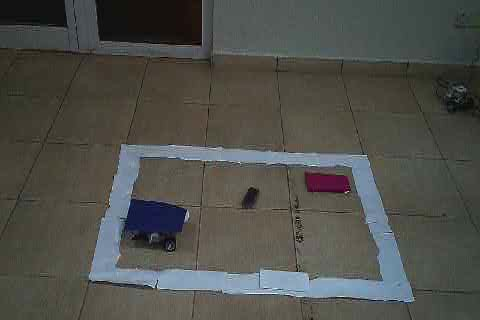
#> input picture image2.JPG, 480 x 320 px
$ python color_detect.py   (older library calls are emulated)
#> lines starting #> are read from the running program, lines starting #| are printed output that depends on the picture; after the words box and inside, x2 and y2 are one past the last pixel; in counts of white or black regions, pixels touching at a corner belong together
import cv2
import imutils
import numpy as np

RED_LOWER = [140,150,0]
RED_UPPER = [170,255,255]
BLUE_LOWER = [100,150,0]
BLUE_UPPER = [140,255,255]

def highlight_color(image, lower_color,upper_color):
    hsv = cv2.cvtColor(image, cv2.COLOR_BGR2HSV)
    mask = cv2.inRange(hsv, np.array(lower_color), np.array(upper_color))
    kernel = np.ones((9,9),np.uint8)
    mask = cv2.morphologyEx(mask, cv2.MORPH_OPEN, kernel)
    mask = cv2.morphologyEx(mask, cv2.MORPH_CLOSE, kernel)
    edged = cv2.Canny(mask, 75, 200)
    # cv2.imshow('masked', edged)
    cnts = cv2.findContours(edged.copy(), cv2.RETR_LIST, cv2.CHAIN_APPROX_SIMPLE)
    cnts = cnts[0] if imutils.is_cv2() else cnts[1]
    cv2.drawContours(image, [cnts[0]], -1, (0, 255, 0), 2)
    cv2.imshow("Final", image)

def detect_color(image_path, lower_color, upper_color):
#> called with image_path = 'image2.JPG'
    image = cv2.imread(image_path)
#> image is the input picture: shape (320, 480, 3); mean B, G, R 74.4, 79.5, 78.7
    hsv = cv2.cvtColor(image, cv2.COLOR_BGR2HSV)
#> hsv: shape (320, 480, 3); mean H, S, V 45, 46.8, 84.6
    mask = cv2.inRange(hsv, np.array(lower_color), np.array(upper_color))
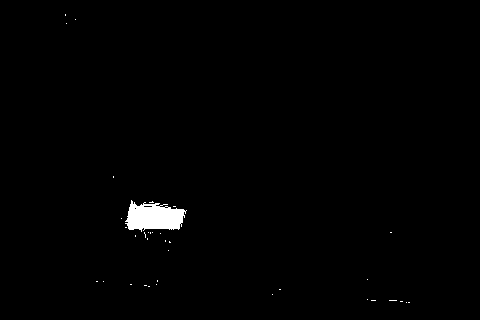
#> mask: shape (320, 480); 0.9% white; 36 white regions (35 under 20 px), largest, box (x1, y1, x2, y2) and area: (125, 200, 187, 232) 1305
    kernel = np.ones((9,9),np.uint8)
    mask = cv2.morphologyEx(mask, cv2.MORPH_OPEN, kernel)
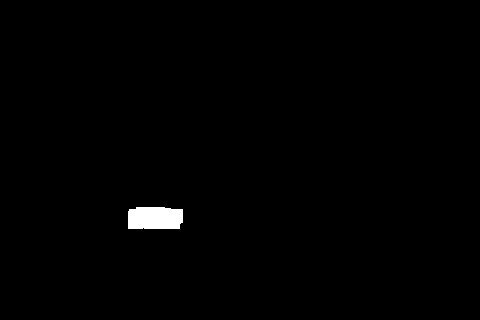
#> mask: shape (320, 480); 0.74% white; 1 white region, box (x1, y1, x2, y2) and area: (128, 207, 183, 229) 1144
    mask = cv2.morphologyEx(mask, cv2.MORPH_CLOSE, kernel)
#> mask: shape (320, 480); 0.75% white; 1 white region, box (x1, y1, x2, y2) and area: (128, 207, 183, 229) 1145
    edged = cv2.Canny(mask, 75, 200)
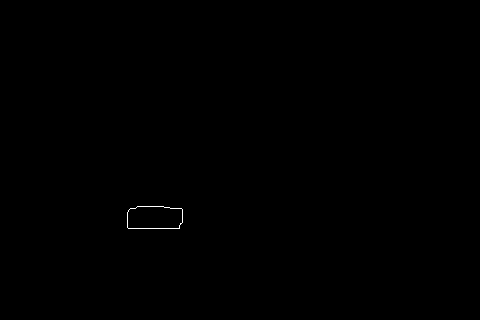
#> edged: shape (320, 480); 0.09% white in thin lines or dots, all inside (x1, y1, x2, y2) = (127, 206, 183, 229)
    cv2.imshow('masked', edged)
    cnts = cv2.findContours(edged.copy(), cv2.RETR_LIST, cv2.CHAIN_APPROX_SIMPLE)
#> cnts = 2 contours; box (x1, y1, x2, y2) and area: (127, 206, 183, 229) 1141, (127, 206, 183, 229) 1140
    cnts = cnts[0] if imutils.is_cv2() else cnts[1]
    cv2.drawContours(image, [cnts[0]], -1, (0, 255, 0), 2)
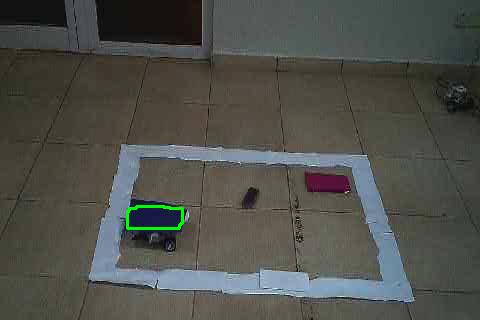
#> image: shape (320, 480, 3); 0.29% of pixels changed, all inside (x1, y1, x2, y2) = (126, 205, 184, 230)
    cv2.imshow(image_path, image)

    # res = cv2.bitwise_and(image,image,mask=mask)
    # cv2.imshow('frame', image)
    # cv2.imshow('res', res)

    cv2.waitKey(0)
    cv2.destroyAllWindows()

def convert_to_hsv(r,g,b):
    return cv2.cvtColor(np.uint8([[[b,g,r]]]),cv2.COLOR_BGR2HSV)

def convert_hsv_to_rgb(hsv):
    return cv2.cvtColor(np.uint8([[hsv]]),cv2.COLOR_HSV2RGB)

path = "image2.JPG"
detect_color(str(path), BLUE_LOWER,BLUE_UPPER)
detect_color(str(path), RED_LOWER,RED_UPPER)
#> call 2 of detect_color, with image_path = 'image2.JPG'
#> in detect_color (call 2), `mask = cv2.inRange(hsv, np.array(lower_color), np.array(upper_color))`:
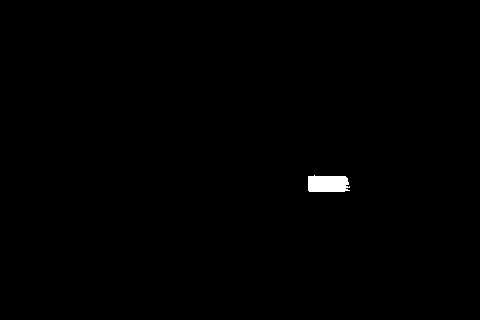
#> mask: shape (320, 480); 0.42% white; 1 white region, box (x1, y1, x2, y2) and area: (308, 175, 350, 192) 638
#> in detect_color (call 2), `mask = cv2.morphologyEx(mask, cv2.MORPH_OPEN, kernel)`: mask: shape (320, 480); 0.39% white; 1 white region, box (x1, y1, x2, y2) and area: (308, 176, 346, 192) 606
#> in detect_color (call 2), `edged = cv2.Canny(mask, 75, 200)`:
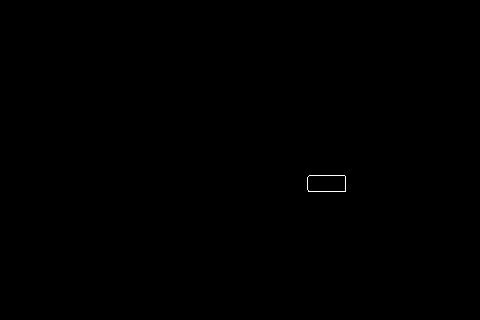
#> edged: shape (320, 480); 0.07% white in thin lines or dots, all inside (x1, y1, x2, y2) = (307, 175, 346, 192)
#> in detect_color (call 2), `cnts = cv2.findContours(edged.copy(), cv2.RETR_LIST, cv2.CHAIN_APPROX_..`: cnts = 2 contours; box (x1, y1, x2, y2) and area: (307, 175, 346, 192) 604, (307, 175, 346, 192) 603
#> in detect_color (call 2), `cv2.drawContours(image, [cnts[0]], -1, (0, 255, 0), 2)`:
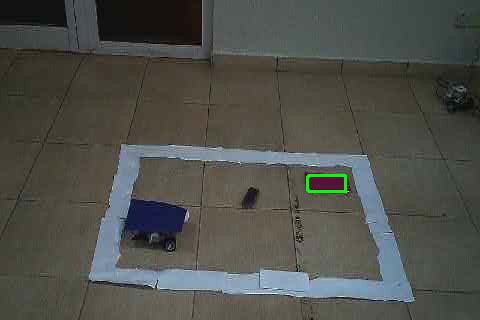
#> image: shape (320, 480, 3); 0.21% of pixels changed, all inside (x1, y1, x2, y2) = (306, 174, 347, 193)
